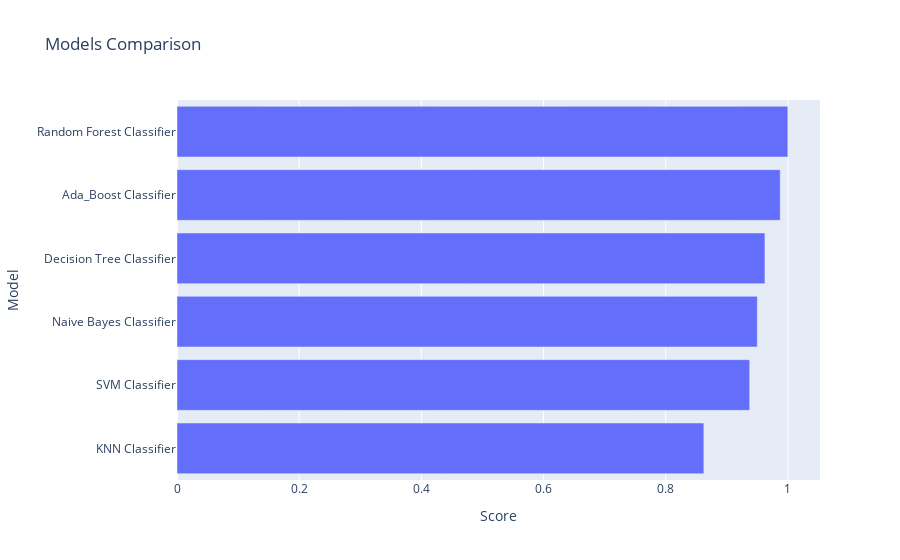

The notebook cell saved with this chart:
### Markdown cell above
# Model Comparison

### Code cell
models = pd.DataFrame({
    'Model' : [ 'Random Forest Classifier', 'SVM Classifier', 'Naive Bayes Classifier','KNN Classifier',
               'Decision Tree Classifier', 'Ada_Boost Classifier'],
    'Score' : [rand_forest_acc, svm_acc, gnb_acc, knn_acc, dtc_acc, ada_acc]
})


sorted_models = models.sort_values(by = 'Score', ascending = True)

fig = px.bar(data_frame = sorted_models, x = 'Score', y = 'Model',
       title = 'Models Comparison')

fig.show()

### Figure 1 — Plotly figure (JSON) as saved in the notebook; plotly's stock layout.template omitted (floating-point values rounded to 4 significant figures)
{"data": [{"alignmentgroup": "True", "hovertemplate": "Score=%{x}<br>Model=%{y}<extra></extra>", "legendgroup": "", "marker": {"color": "#636efa", "pattern": {"shape": ""}}, "name": "", "offsetgroup": "", "orientation": "h", "showlegend": false, "textposition": "auto", "type": "bar", "x": [0.8625, 0.9375, 0.95, 0.9625, 0.9875, 1], "xaxis": "x", "y": ["KNN Classifier", "SVM Classifier", "Naive Bayes Classifier", "Decision Tree Classifier", "Ada_Boost Classifier", "Random Forest Classifier"], "yaxis": "y"}], "layout": {"barmode": "relative", "legend": {"tracegroupgap": 0}, "title": {"text": "Models Comparison"}, "xaxis": {"anchor": "y", "domain": [0, 1], "title": {"text": "Score"}}, "yaxis": {"anchor": "x", "domain": [0, 1], "title": {"text": "Model"}}}}
